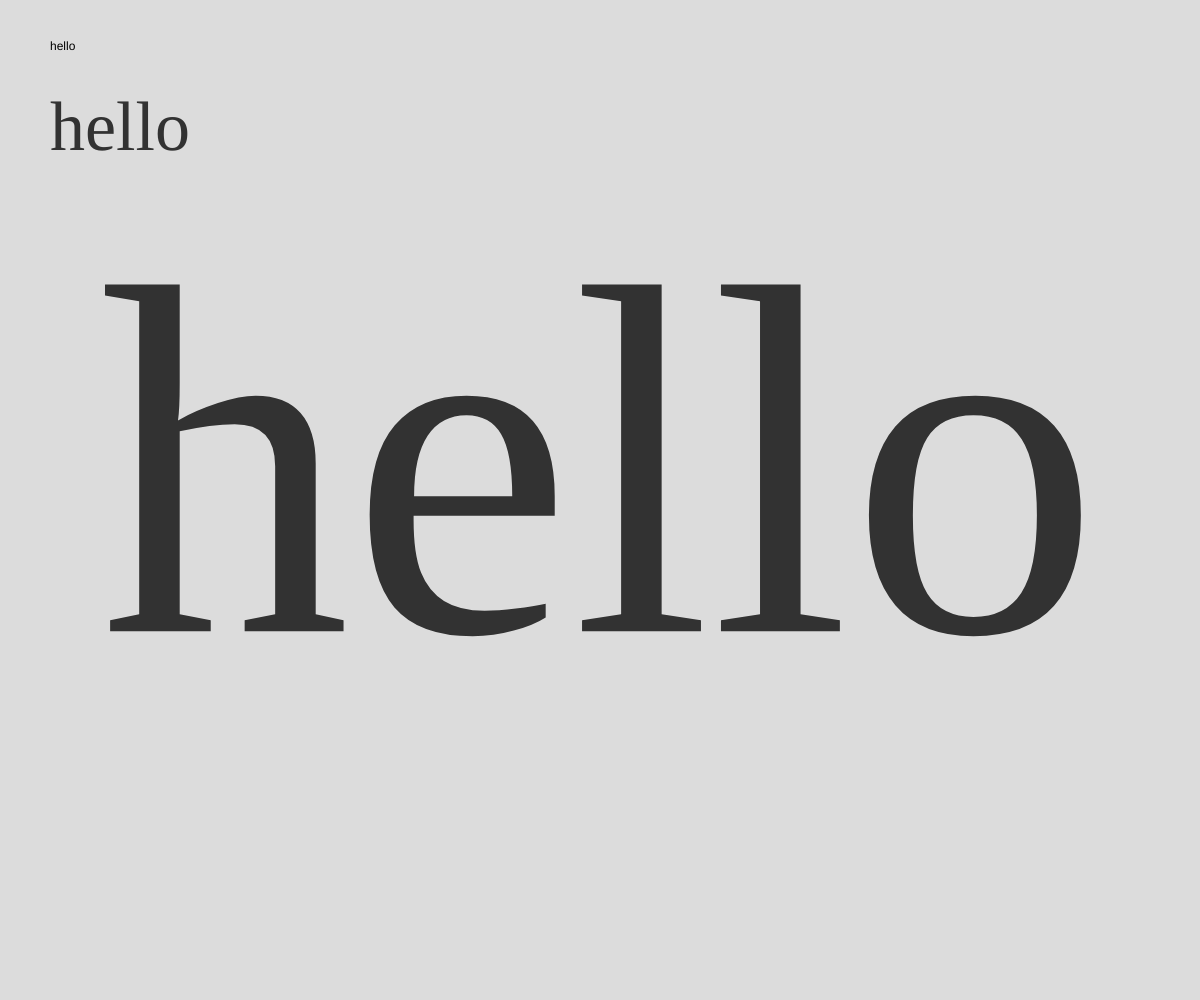
Frame 1 (no input)
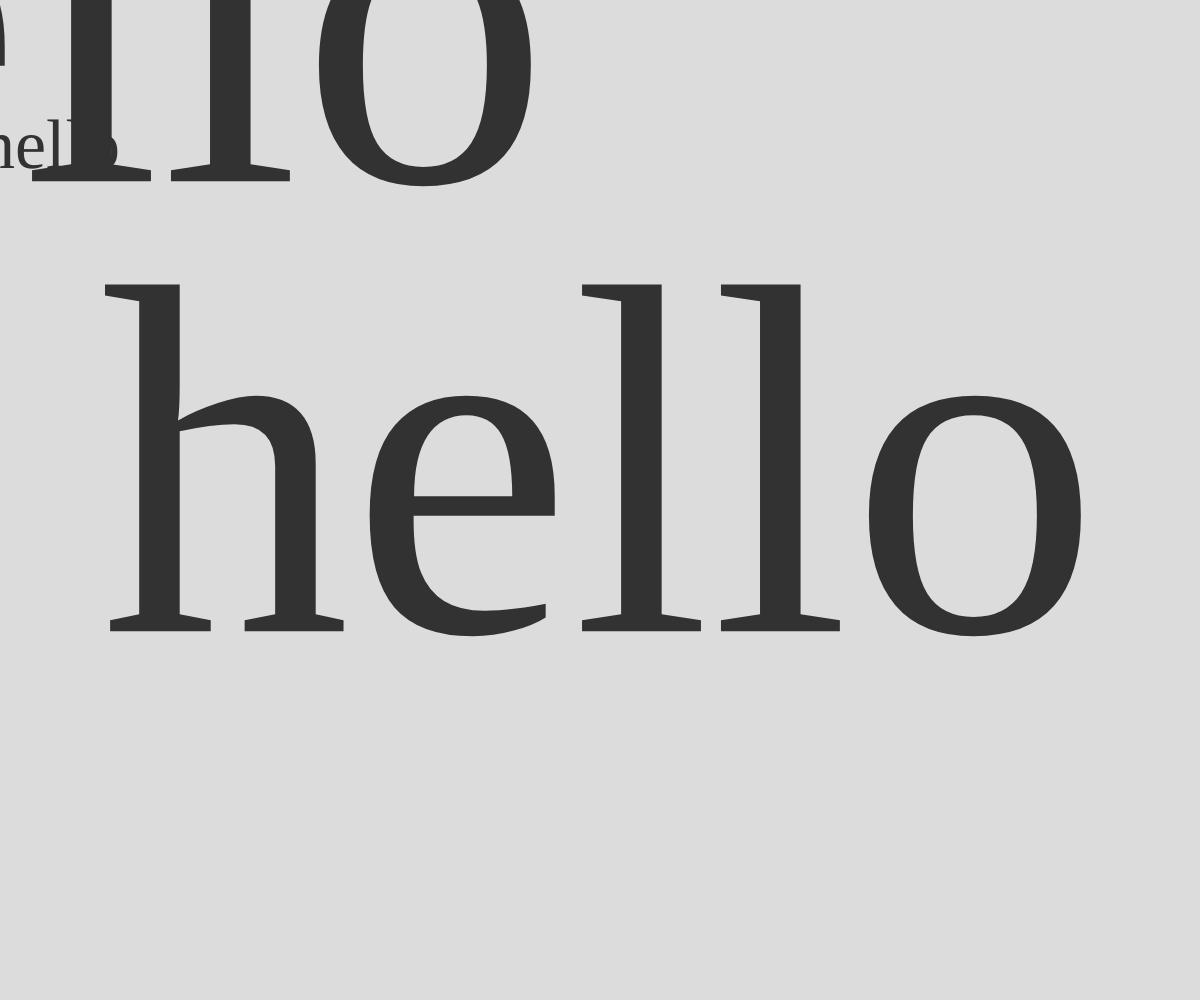
Frame 2 (the mouse pressed at the canvas centre, redrawn once)

The p5.js sketch that drew these frames (run headless with seeded random() and noise() and a simulated clock; the mouse was pressed at the canvas centre and the sketch redrawn once):

// p5.js sketch
// ── sketch.js
function setup() {
  createCanvas(windowWidth, windowHeight);
  noLoop();
}

function draw() {
  background(220);
  text('hello', 50, 50);
  textFont('Georgia');
  noStroke();
  fill(50);
  
  textSize(70);
  text('hello', 50, 150);
  textAlign(CENTER,CENTER);
  textFont('Brush Scropt MT');
  
  textSize(height/2);
  text('hello', width/2,height/2);
  
}
